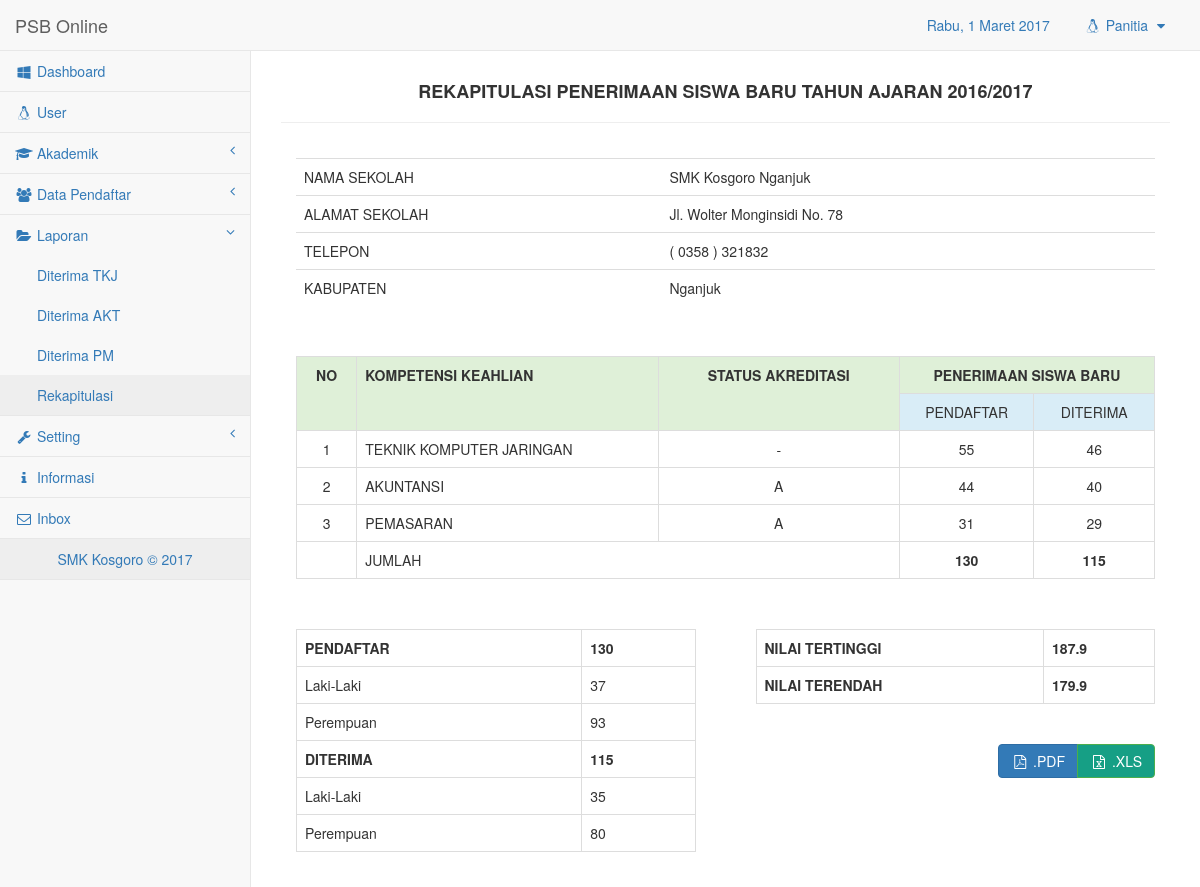
Page /app/admin.php?p=laporan.rekap (signed in) on the committed database.
### tables this page shows
CREATE TABLE `tb_sekolah` (
  `sek_id` int(5) NOT NULL,
  `sek_nama` varchar(100) NOT NULL,
  `sek_alamat` varchar(100) NOT NULL,
  `sek_kodepos` varchar(15) NOT NULL,
  `sek_kepsek` varchar(50) NOT NULL,
  `sek_nip` varchar(15) NOT NULL,
  `sek_telp` varchar(30) NOT NULL,
  `sek_kab` varchar(50) NOT NULL,
  `sek_logo` varchar(200) NOT NULL
);

CREATE TABLE `tb_siswa` (
  `id_siswa` int(10) NOT NULL,
  `no_reg` varchar(10) NOT NULL,
  `nama` varchar(100) NOT NULL,
  `jk` varchar(10) NOT NULL,
  `as_sklh` varchar(100) NOT NULL,
  `jmlnilai` float NOT NULL,
  `jurusan` varchar(50) NOT NULL,
  `tglconfirm` datetime NOT NULL,
  `status` varchar(20) NOT NULL,
  `regist` varchar(20) NOT NULL
);

### app/modul/laporan/rekap.php (the view)
<?php
$laki = mysqli_query($conn, "SELECT * FROM tb_biodata WHERE jk = 'L'");
$totl = mysqli_num_rows($laki);
$perempuan = mysqli_query($conn, "SELECT * FROM tb_biodata WHERE jk = 'P'");
$totp = mysqli_num_rows($perempuan);
$tot = $totl + $totp;
$acclaki = mysqli_query($conn, "SELECT * FROM tb_siswa WHERE jk = 'L'");
$acctotl = mysqli_num_rows($acclaki);
$accperempuan = mysqli_query($conn, "SELECT * FROM tb_siswa WHERE jk = 'P'");
$acctotp = mysqli_num_rows($accperempuan);
$acctot = $acctotl + $acctotp;
$nil1 = mysqli_query($conn, "SELECT * FROM tb_siswa ORDER BY jmlnilai DESC");
$res1 = mysqli_fetch_assoc($nil1);
$ntinggi = $res1['jmlnilai'];
$nil2 = mysqli_query($conn, "SELECT * FROM tb_siswa ORDER BY jmlnilai ASC");
$res2 = mysqli_fetch_assoc($nil2);
$nrendah = $res2['jmlnilai'];
$ptkj = mysqli_query($conn, "SELECT * FROM tb_biodata WHERE jurpil1 = 'TKJ'");
$rptkj = mysqli_num_rows($ptkj);
$pakt = mysqli_query($conn, "SELECT * FROM tb_biodata WHERE jurpil1 = 'AKT'");
$rpakt = mysqli_num_rows($pakt);
$ppm = mysqli_query($conn, "SELECT * FROM tb_biodata WHERE jurpil1 = 'PM'");
$rppm = mysqli_num_rows($ppm);
$totlp = $rptkj+$rpakt+$rppm;
$tkj = mysqli_query($conn, "SELECT * FROM tb_siswa WHERE jurusan = 'TKJ' AND status = 'DITERIMA'");
$rtkj = mysqli_num_rows($tkj);
$akt = mysqli_query($conn, "SELECT * FROM tb_siswa WHERE jurusan = 'AKT' AND status = 'DITERIMA'");
$rakt = mysqli_num_rows($akt);
$pm = mysqli_query($conn, "SELECT * FROM tb_siswa WHERE jurusan = 'PM' AND status = 'DITERIMA'");
$rpm = mysqli_num_rows($pm);
$totd = $rtkj+$rakt+$rpm;
$sql= mysqli_query($conn, "SELECT *FROM tb_sekolah");
$data= mysqli_fetch_assoc($sql);
?>
<br/>
<center><h4><b>REKAPITULASI PENERIMAAN SISWA BARU TAHUN AJARAN 2016/2017</b></h4></center><hr>
<div class="row">
    <div class="col-lg-12">
        <div class="panel-body">
            <div class="table-responsive">
                <table class="table fancy">
                    <tr>
                        <td>NAMA SEKOLAH</td>
                        <td> <?php echo $data['sek_nama']; ?></td>
                    </tr>
                    <tr>
                        <td>ALAMAT SEKOLAH</td>
                        <td> <?php echo $data['sek_alamat']; ?></td>
                    </tr>
                    <tr>
                        <td>TELEPON</td>
                        <td> <?php echo $data['sek_telp'] ?></td>
                    </tr>
                    <tr>
                        <td>KABUPATEN</td>
                        <td> <?php echo $data['sek_kab'] ?></td>
                    </tr>
                </table>
            </div>
        </div>
    </div>
</div>
<div class="row">
    <div class="col-lg-12">
        <div class="panel-body">
            <div class="table-responsive">
                <table class="table table-bordered table-hover">
                    <tr class="success">
                        <th rowspan="2" valign="middle" style="text-align:center; width:5%;">NO</th>
                        <th rowspan="2" style="width:25%;">KOMPETENSI KEAHLIAN</th>
                        <th rowspan="2" style="text-align:center; width:20%;">STATUS AKREDITASI</th>
                        <th colspan="2" style="text-align:center; width:100%;">PENERIMAAN SISWA BARU</th>
                    </tr>
                    <tr class="info">
                        <td style="width:10%; text-align:center;">PENDAFTAR</td>
                        <td style="width:10%; text-align:center;">DITERIMA</td>
                    </tr>
                    <tr>
                        <td style="text-align:center;">1</td>
                        <td >TEKNIK KOMPUTER JARINGAN</td>
                        <td style="text-align:center;"> - </td>
                        <td style="text-align:center;"><?php echo $rptkj ?></td>
                        <td style="text-align:center;"><?php echo $rtkj ?></td>
                    </tr>
                    <tr>
                        <td style="text-align:center;">2</td>
                        <td >AKUNTANSI</td>
                        <td style="text-align:center;"> A </td>
                        <td style="text-align:center;"><?php echo $rpakt ?></td>
                        <td style="text-align:center;"><?php echo $rakt ?></td>
                    </tr>
                    <tr>
                        <td style="text-align:center;">3</td>
                        <td >PEMASARAN</td>
                        <td style="text-align:center;"> A </td>
                        <td style="text-align:center;"><?php echo $rppm ?></td>
                        <td style="text-align:center;"><?php echo $rpm ?></td>
                    </tr>
                    <tr style="border:5px;">
                        <td ></td>
                        <td colspan="2">JUMLAH</td>
                        <td style="text-align:center;"><b><?php echo $totlp ?></b></td>
                        <td style="text-align:center;"><b><?php echo $totd ?></b></td>
                    </tr>
                </table>
            </div>
        </div>
    </div>
</div>
    <div class="row">
        <div class="col-lg-6">
            <div class="panel-body">
                <div class="table-responsive">
                    <table class="table table-bordered">
                        <tr>
                            <th>PENDAFTAR</th>
                            <th> <?php echo $tot ?></th>
                        </tr>
                        <tr>
                            <td>Laki-Laki</td>
                            <td> <?php echo $totl ?></td>
                        </tr>
                        <tr>
                            <td>Perempuan</td>
                            <td> <?php echo $totp ?></td>
                        </tr>
                        <tr>
                            <th>DITERIMA</th>
                            <th> <?php echo $acctot ?></th>
                        </tr>
                        <tr>
                            <td>Laki-Laki</td>
                            <td> <?php echo $acctotl ?></td>
                        </tr>
                        <tr>
                            <td>Perempuan</td>
                            <td> <?php echo $acctotp ?></td>
                        </tr>
                    </table>
                </div>
            </div>
        </div>
        <div class="col-lg-6">
            <div class="panel-body">
                <div class="table-responsive">
                    <table class="table table-bordered">
                        <tr>
                            <th>NILAI TERTINGGI</th>
                            <th> <?php echo $ntinggi ?></th>
                        </tr>
                        <tr>
                            <th>NILAI TERENDAH</th>
                            <th> <?php echo $nrendah ?></th>
                        </tr>
                    </table>
                </div>
                <br/>
                <div class="pull-right">
                    <div class="btn-group" role="group" aria-label="...">
                        <a href="print.php?rdr=laporan.rekapdf" target='_blank' class="btn btn-primary"><i class="fa fa-file-pdf-o fa-fw"></i> .PDF</a>
                        <a href="../app/modul/excel/xlsrekap.php" id="btnprint" class="btn btn-success" style="background-color:#169F85;"><i class="fa fa-file-excel-o fa-fw"></i> .XLS</a>
                    </div>
                </div>
            </div>
        </div>

### rows in the picture
tb_sekolah: sek_nama "SMK Kosgoro Nganjuk", sek_alamat "Jl. Wolter Monginsidi No. 78", sek_telp "( 0358 ) 321832", sek_kab "Nganjuk"
tb_siswa: jmlnilai "187.9"
tb_siswa: jmlnilai "179.9"

### other values in the picture
$hari_ini "Rabu"
$_SESSION['usr_username'] "Panitia"
$rptkj "55"
$rtkj "46"
$rpakt "44"
$rakt "40"
$rppm "31"
$rpm "29"
$totlp "130"
$totd "115"
$tot "130"
$totl "37"
$totp "93"
$acctot "115"
$acctotl "35"
